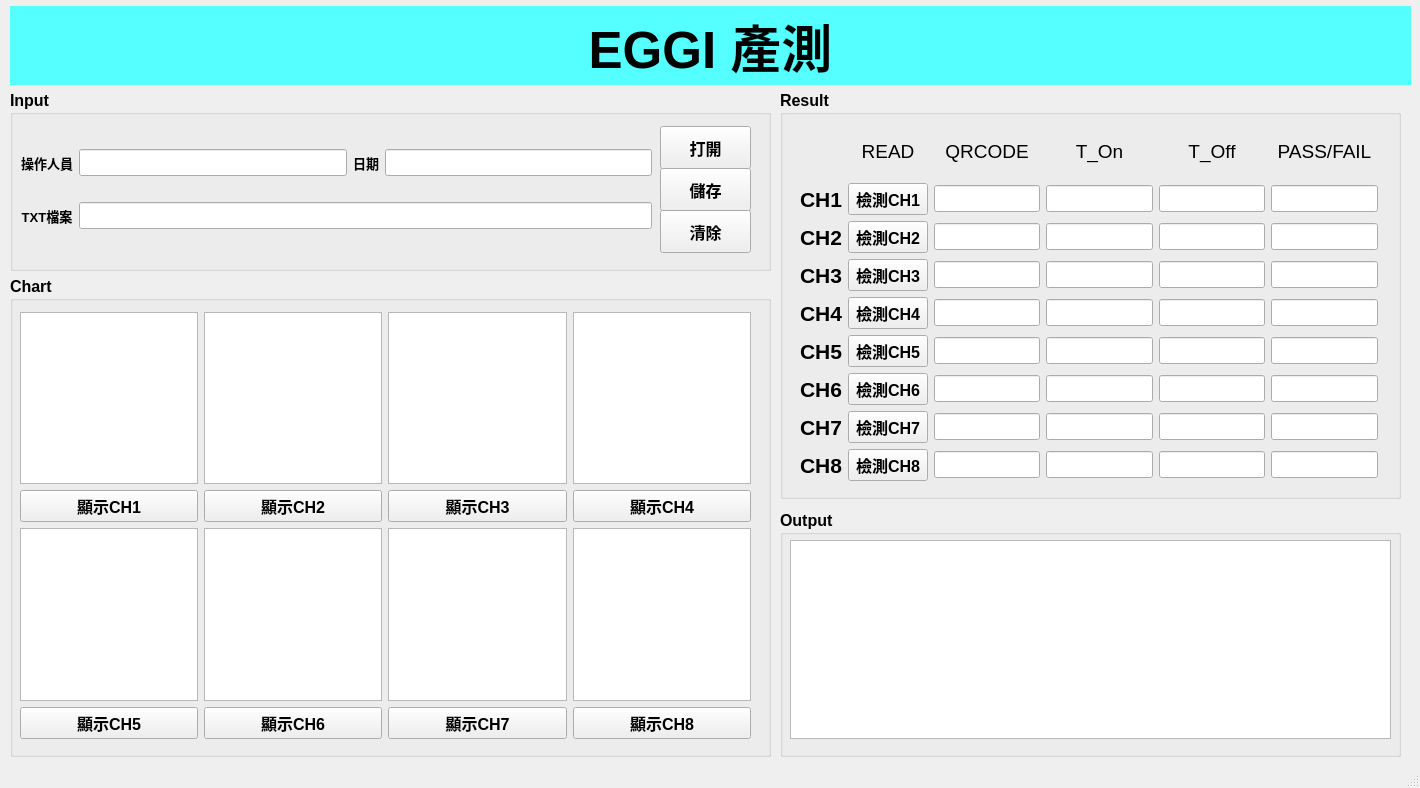
<?xml version="1.0" encoding="UTF-8"?>
<ui version="4.0">
 <class>MainWindow</class>
 <widget class="QMainWindow" name="MainWindow">
  <property name="geometry">
   <rect>
    <x>0</x>
    <y>0</y>
    <width>1420</width>
    <height>788</height>
   </rect>
  </property>
  <property name="windowTitle">
   <string>MainWindow</string>
  </property>
  <widget class="QWidget" name="centralwidget">
   <widget class="QGroupBox" name="Input_box">
    <property name="geometry">
     <rect>
      <x>10</x>
      <y>90</y>
      <width>761</width>
      <height>181</height>
     </rect>
    </property>
    <property name="font">
     <font>
      <pointsize>12</pointsize>
      <weight>75</weight>
      <italic>false</italic>
      <bold>true</bold>
      <underline>false</underline>
      <strikeout>false</strikeout>
      <kerning>true</kerning>
     </font>
    </property>
    <property name="styleSheet">
     <string notr="true"/>
    </property>
    <property name="title">
     <string>Input</string>
    </property>
    <widget class="QPushButton" name="btn_opentxt">
     <property name="geometry">
      <rect>
       <x>650</x>
       <y>36</y>
       <width>91</width>
       <height>43</height>
      </rect>
     </property>
     <property name="font">
      <font>
       <pointsize>12</pointsize>
       <weight>75</weight>
       <italic>false</italic>
       <bold>true</bold>
       <underline>false</underline>
       <strikeout>false</strikeout>
       <kerning>true</kerning>
      </font>
     </property>
     <property name="text">
      <string>打開</string>
     </property>
    </widget>
    <widget class="QPushButton" name="btn_save">
     <property name="geometry">
      <rect>
       <x>650</x>
       <y>78</y>
       <width>91</width>
       <height>43</height>
      </rect>
     </property>
     <property name="font">
      <font>
       <pointsize>12</pointsize>
       <weight>75</weight>
       <italic>false</italic>
       <bold>true</bold>
       <underline>false</underline>
       <strikeout>false</strikeout>
       <kerning>true</kerning>
      </font>
     </property>
     <property name="text">
      <string>儲存</string>
     </property>
    </widget>
    <widget class="QPushButton" name="btn_clean">
     <property name="geometry">
      <rect>
       <x>650</x>
       <y>120</y>
       <width>91</width>
       <height>43</height>
      </rect>
     </property>
     <property name="font">
      <font>
       <pointsize>12</pointsize>
       <weight>75</weight>
       <italic>false</italic>
       <bold>true</bold>
       <underline>false</underline>
       <strikeout>false</strikeout>
       <kerning>true</kerning>
      </font>
     </property>
     <property name="text">
      <string>清除</string>
     </property>
    </widget>
    <widget class="QWidget" name="layoutWidget">
     <property name="geometry">
      <rect>
       <x>11</x>
       <y>39</y>
       <width>631</width>
       <height>121</height>
      </rect>
     </property>
     <layout class="QGridLayout" name="gridLayout_2">
      <item row="0" column="0">
       <widget class="QLabel" name="label_name">
        <property name="font">
         <font>
          <pointsize>10</pointsize>
          <weight>75</weight>
          <italic>false</italic>
          <bold>true</bold>
          <underline>false</underline>
          <strikeout>false</strikeout>
          <kerning>true</kerning>
         </font>
        </property>
        <property name="text">
         <string>操作人員</string>
        </property>
        <property name="alignment">
         <set>Qt::AlignCenter</set>
        </property>
       </widget>
      </item>
      <item row="0" column="1">
       <widget class="QLineEdit" name="input_name"/>
      </item>
      <item row="0" column="2">
       <widget class="QLabel" name="label_datetime">
        <property name="font">
         <font>
          <pointsize>10</pointsize>
          <weight>75</weight>
          <italic>false</italic>
          <bold>true</bold>
          <underline>false</underline>
          <strikeout>false</strikeout>
          <kerning>true</kerning>
         </font>
        </property>
        <property name="text">
         <string>日期</string>
        </property>
        <property name="alignment">
         <set>Qt::AlignCenter</set>
        </property>
       </widget>
      </item>
      <item row="0" column="3">
       <widget class="QLineEdit" name="output_datetime"/>
      </item>
      <item row="1" column="0">
       <widget class="QLabel" name="label_txt_2">
        <property name="font">
         <font>
          <pointsize>10</pointsize>
          <weight>75</weight>
          <italic>false</italic>
          <bold>true</bold>
          <underline>false</underline>
          <strikeout>false</strikeout>
          <kerning>true</kerning>
         </font>
        </property>
        <property name="text">
         <string>TXT檔案</string>
        </property>
        <property name="alignment">
         <set>Qt::AlignCenter</set>
        </property>
       </widget>
      </item>
      <item row="1" column="1" colspan="3">
       <widget class="QLineEdit" name="input_file"/>
      </item>
     </layout>
    </widget>
   </widget>
   <widget class="QLabel" name="EGGI_Title">
    <property name="geometry">
     <rect>
      <x>10</x>
      <y>6</y>
      <width>1401</width>
      <height>79</height>
     </rect>
    </property>
    <property name="font">
     <font>
      <pointsize>38</pointsize>
      <weight>75</weight>
      <bold>true</bold>
      <underline>false</underline>
     </font>
    </property>
    <property name="cursor">
     <cursorShape>ArrowCursor</cursorShape>
    </property>
    <property name="styleSheet">
     <string notr="true">background-color: rgb(85, 255, 255);</string>
    </property>
    <property name="text">
     <string>EGGI 產測</string>
    </property>
    <property name="alignment">
     <set>Qt::AlignCenter</set>
    </property>
   </widget>
   <widget class="QGroupBox" name="Chart_box">
    <property name="geometry">
     <rect>
      <x>10</x>
      <y>276</y>
      <width>761</width>
      <height>481</height>
     </rect>
    </property>
    <property name="font">
     <font>
      <pointsize>12</pointsize>
      <weight>75</weight>
      <bold>true</bold>
     </font>
    </property>
    <property name="title">
     <string>Chart</string>
    </property>
    <widget class="QSplitter" name="splitter_2">
     <property name="geometry">
      <rect>
       <x>16</x>
       <y>156</y>
       <width>0</width>
       <height>0</height>
      </rect>
     </property>
     <property name="orientation">
      <enum>Qt::Vertical</enum>
     </property>
     <widget class="QWidget" name="widget_6" native="true">
      <property name="styleSheet">
       <string notr="true">background-color: rgb(255, 255, 255);</string>
      </property>
     </widget>
     <widget class="QWidget" name="widget_7" native="true">
      <property name="styleSheet">
       <string notr="true">background-color: rgb(255, 255, 255);</string>
      </property>
     </widget>
     <widget class="QWidget" name="widget_8" native="true">
      <property name="styleSheet">
       <string notr="true">background-color: rgb(255, 255, 255);</string>
      </property>
     </widget>
     <widget class="QWidget" name="widget_5" native="true">
      <property name="styleSheet">
       <string notr="true">background-color: rgb(255, 255, 255);</string>
      </property>
     </widget>
    </widget>
    <widget class="QWidget" name="layoutWidget_2">
     <property name="geometry">
      <rect>
       <x>10</x>
       <y>36</y>
       <width>731</width>
       <height>427</height>
      </rect>
     </property>
     <layout class="QGridLayout" name="gridLayout_3">
      <item row="3" column="1">
       <widget class="QPushButton" name="ch6_display">
        <property name="text">
         <string>顯示CH6</string>
        </property>
       </widget>
      </item>
      <item row="3" column="2">
       <widget class="QPushButton" name="ch7_display">
        <property name="text">
         <string>顯示CH7</string>
        </property>
       </widget>
      </item>
      <item row="3" column="3">
       <widget class="QPushButton" name="ch8_display">
        <property name="text">
         <string>顯示CH8</string>
        </property>
       </widget>
      </item>
      <item row="1" column="2">
       <widget class="QPushButton" name="ch3_display">
        <property name="text">
         <string>顯示CH3</string>
        </property>
       </widget>
      </item>
      <item row="0" column="2">
       <widget class="QGraphicsView" name="ch3_chart"/>
      </item>
      <item row="2" column="2">
       <widget class="QGraphicsView" name="ch7_chart"/>
      </item>
      <item row="2" column="3">
       <widget class="QGraphicsView" name="ch8_chart"/>
      </item>
      <item row="0" column="3">
       <widget class="QGraphicsView" name="ch4_chart"/>
      </item>
      <item row="1" column="0">
       <widget class="QPushButton" name="ch1_display">
        <property name="text">
         <string>顯示CH1</string>
        </property>
       </widget>
      </item>
      <item row="0" column="0">
       <widget class="QGraphicsView" name="ch1_chart"/>
      </item>
      <item row="2" column="1">
       <widget class="QGraphicsView" name="ch6_chart"/>
      </item>
      <item row="1" column="1">
       <widget class="QPushButton" name="ch2_display">
        <property name="text">
         <string>顯示CH2</string>
        </property>
       </widget>
      </item>
      <item row="2" column="0">
       <widget class="QGraphicsView" name="ch5_chart"/>
      </item>
      <item row="0" column="1">
       <widget class="QGraphicsView" name="ch2_char"/>
      </item>
      <item row="3" column="0">
       <widget class="QPushButton" name="ch5_display">
        <property name="text">
         <string>顯示CH5</string>
        </property>
       </widget>
      </item>
      <item row="1" column="3">
       <widget class="QPushButton" name="ch4_display">
        <property name="text">
         <string>顯示CH4</string>
        </property>
       </widget>
      </item>
     </layout>
    </widget>
   </widget>
   <widget class="QGroupBox" name="Result_box">
    <property name="geometry">
     <rect>
      <x>780</x>
      <y>90</y>
      <width>621</width>
      <height>409</height>
     </rect>
    </property>
    <property name="font">
     <font>
      <pointsize>12</pointsize>
      <weight>75</weight>
      <bold>true</bold>
     </font>
    </property>
    <property name="title">
     <string>Result</string>
    </property>
    <widget class="QWidget" name="layoutWidget">
     <property name="geometry">
      <rect>
       <x>20</x>
       <y>36</y>
       <width>578</width>
       <height>355</height>
      </rect>
     </property>
     <layout class="QGridLayout" name="gridLayout">
      <item row="0" column="4">
       <widget class="QLabel" name="label_T_Off">
        <property name="font">
         <font>
          <pointsize>14</pointsize>
          <weight>50</weight>
          <bold>false</bold>
         </font>
        </property>
        <property name="text">
         <string>T_Off</string>
        </property>
        <property name="alignment">
         <set>Qt::AlignCenter</set>
        </property>
       </widget>
      </item>
      <item row="5" column="0">
       <widget class="QLabel" name="label_ch5">
        <property name="font">
         <font>
          <pointsize>16</pointsize>
          <weight>75</weight>
          <bold>true</bold>
         </font>
        </property>
        <property name="text">
         <string>CH5</string>
        </property>
        <property name="alignment">
         <set>Qt::AlignCenter</set>
        </property>
       </widget>
      </item>
      <item row="2" column="4">
       <widget class="QLineEdit" name="ch2_T_Off">
        <property name="alignment">
         <set>Qt::AlignCenter</set>
        </property>
       </widget>
      </item>
      <item row="7" column="1">
       <widget class="QPushButton" name="ch7_qrcode">
        <property name="text">
         <string>檢測CH7</string>
        </property>
       </widget>
      </item>
      <item row="6" column="1">
       <widget class="QPushButton" name="ch6_qrcode">
        <property name="text">
         <string>檢測CH6</string>
        </property>
       </widget>
      </item>
      <item row="8" column="0">
       <widget class="QLabel" name="label_ch8">
        <property name="font">
         <font>
          <pointsize>16</pointsize>
          <weight>75</weight>
          <bold>true</bold>
         </font>
        </property>
        <property name="text">
         <string>CH8</string>
        </property>
        <property name="alignment">
         <set>Qt::AlignCenter</set>
        </property>
       </widget>
      </item>
      <item row="7" column="4">
       <widget class="QLineEdit" name="ch7_T_Off">
        <property name="alignment">
         <set>Qt::AlignCenter</set>
        </property>
       </widget>
      </item>
      <item row="3" column="0">
       <widget class="QLabel" name="label_ch3">
        <property name="font">
         <font>
          <pointsize>16</pointsize>
          <weight>75</weight>
          <bold>true</bold>
         </font>
        </property>
        <property name="text">
         <string>CH3</string>
        </property>
        <property name="alignment">
         <set>Qt::AlignCenter</set>
        </property>
       </widget>
      </item>
      <item row="3" column="5">
       <widget class="QLineEdit" name="ch3_PF">
        <property name="alignment">
         <set>Qt::AlignCenter</set>
        </property>
       </widget>
      </item>
      <item row="2" column="1">
       <widget class="QPushButton" name="ch2_qrcode">
        <property name="text">
         <string>檢測CH2</string>
        </property>
       </widget>
      </item>
      <item row="5" column="5">
       <widget class="QLineEdit" name="ch5_PF">
        <property name="alignment">
         <set>Qt::AlignCenter</set>
        </property>
       </widget>
      </item>
      <item row="1" column="4">
       <widget class="QLineEdit" name="ch1_T_Off">
        <property name="alignment">
         <set>Qt::AlignCenter</set>
        </property>
       </widget>
      </item>
      <item row="0" column="1">
       <widget class="QLabel" name="label_qrcode_2">
        <property name="font">
         <font>
          <pointsize>14</pointsize>
          <weight>50</weight>
          <bold>false</bold>
         </font>
        </property>
        <property name="text">
         <string>READ</string>
        </property>
        <property name="alignment">
         <set>Qt::AlignCenter</set>
        </property>
       </widget>
      </item>
      <item row="8" column="5">
       <widget class="QLineEdit" name="ch8_PF">
        <property name="alignment">
         <set>Qt::AlignCenter</set>
        </property>
       </widget>
      </item>
      <item row="3" column="3">
       <widget class="QLineEdit" name="ch3_T_On">
        <property name="alignment">
         <set>Qt::AlignCenter</set>
        </property>
       </widget>
      </item>
      <item row="4" column="5">
       <widget class="QLineEdit" name="ch4_PF">
        <property name="alignment">
         <set>Qt::AlignCenter</set>
        </property>
       </widget>
      </item>
      <item row="4" column="0">
       <widget class="QLabel" name="label_ch4">
        <property name="font">
         <font>
          <pointsize>16</pointsize>
          <weight>75</weight>
          <bold>true</bold>
         </font>
        </property>
        <property name="text">
         <string>CH4</string>
        </property>
        <property name="alignment">
         <set>Qt::AlignCenter</set>
        </property>
       </widget>
      </item>
      <item row="1" column="0">
       <widget class="QLabel" name="label_ch1">
        <property name="font">
         <font>
          <pointsize>16</pointsize>
          <weight>75</weight>
          <bold>true</bold>
         </font>
        </property>
        <property name="text">
         <string>CH1</string>
        </property>
        <property name="alignment">
         <set>Qt::AlignCenter</set>
        </property>
       </widget>
      </item>
      <item row="1" column="5">
       <widget class="QLineEdit" name="ch1_PF">
        <property name="alignment">
         <set>Qt::AlignCenter</set>
        </property>
       </widget>
      </item>
      <item row="3" column="1">
       <widget class="QPushButton" name="ch3_qrcode">
        <property name="text">
         <string>檢測CH3</string>
        </property>
       </widget>
      </item>
      <item row="2" column="0">
       <widget class="QLabel" name="label_ch2">
        <property name="font">
         <font>
          <pointsize>16</pointsize>
          <weight>75</weight>
          <bold>true</bold>
         </font>
        </property>
        <property name="text">
         <string>CH2</string>
        </property>
        <property name="alignment">
         <set>Qt::AlignCenter</set>
        </property>
       </widget>
      </item>
      <item row="8" column="4">
       <widget class="QLineEdit" name="ch8_T_Off">
        <property name="alignment">
         <set>Qt::AlignCenter</set>
        </property>
       </widget>
      </item>
      <item row="7" column="3">
       <widget class="QLineEdit" name="ch7_T_On">
        <property name="alignment">
         <set>Qt::AlignCenter</set>
        </property>
       </widget>
      </item>
      <item row="5" column="1">
       <widget class="QPushButton" name="ch5_qrcode">
        <property name="text">
         <string>檢測CH5</string>
        </property>
       </widget>
      </item>
      <item row="4" column="1">
       <widget class="QPushButton" name="ch4_qrcode">
        <property name="text">
         <string>檢測CH4</string>
        </property>
       </widget>
      </item>
      <item row="4" column="4">
       <widget class="QLineEdit" name="ch4_T_Off">
        <property name="alignment">
         <set>Qt::AlignCenter</set>
        </property>
       </widget>
      </item>
      <item row="2" column="5">
       <widget class="QLineEdit" name="ch2_PF">
        <property name="alignment">
         <set>Qt::AlignCenter</set>
        </property>
       </widget>
      </item>
      <item row="1" column="1">
       <widget class="QPushButton" name="ch1_qrcode">
        <property name="text">
         <string>檢測CH1</string>
        </property>
       </widget>
      </item>
      <item row="3" column="4">
       <widget class="QLineEdit" name="ch3_T_Off">
        <property name="alignment">
         <set>Qt::AlignCenter</set>
        </property>
       </widget>
      </item>
      <item row="6" column="4">
       <widget class="QLineEdit" name="ch6_T_Off">
        <property name="alignment">
         <set>Qt::AlignCenter</set>
        </property>
       </widget>
      </item>
      <item row="6" column="5">
       <widget class="QLineEdit" name="ch6_PF">
        <property name="alignment">
         <set>Qt::AlignCenter</set>
        </property>
       </widget>
      </item>
      <item row="5" column="4">
       <widget class="QLineEdit" name="ch5_T_Off">
        <property name="alignment">
         <set>Qt::AlignCenter</set>
        </property>
       </widget>
      </item>
      <item row="0" column="2">
       <widget class="QLabel" name="label_qrcode">
        <property name="font">
         <font>
          <pointsize>14</pointsize>
          <weight>50</weight>
          <bold>false</bold>
         </font>
        </property>
        <property name="text">
         <string>QRCODE</string>
        </property>
        <property name="alignment">
         <set>Qt::AlignCenter</set>
        </property>
       </widget>
      </item>
      <item row="1" column="2">
       <widget class="QLineEdit" name="ch1_qrcodelable">
        <property name="alignment">
         <set>Qt::AlignCenter</set>
        </property>
       </widget>
      </item>
      <item row="7" column="0">
       <widget class="QLabel" name="label_ch7">
        <property name="font">
         <font>
          <pointsize>16</pointsize>
          <weight>75</weight>
          <bold>true</bold>
         </font>
        </property>
        <property name="text">
         <string>CH7</string>
        </property>
        <property name="alignment">
         <set>Qt::AlignCenter</set>
        </property>
       </widget>
      </item>
      <item row="6" column="0">
       <widget class="QLabel" name="label_ch6">
        <property name="font">
         <font>
          <pointsize>16</pointsize>
          <weight>75</weight>
          <bold>true</bold>
         </font>
        </property>
        <property name="text">
         <string>CH6</string>
        </property>
        <property name="alignment">
         <set>Qt::AlignCenter</set>
        </property>
       </widget>
      </item>
      <item row="4" column="3">
       <widget class="QLineEdit" name="ch4_T_On">
        <property name="alignment">
         <set>Qt::AlignCenter</set>
        </property>
       </widget>
      </item>
      <item row="0" column="3">
       <widget class="QLabel" name="label_T_On">
        <property name="font">
         <font>
          <pointsize>14</pointsize>
          <weight>50</weight>
          <bold>false</bold>
         </font>
        </property>
        <property name="text">
         <string>T_On</string>
        </property>
        <property name="alignment">
         <set>Qt::AlignCenter</set>
        </property>
       </widget>
      </item>
      <item row="7" column="5">
       <widget class="QLineEdit" name="ch7_PF">
        <property name="alignment">
         <set>Qt::AlignCenter</set>
        </property>
       </widget>
      </item>
      <item row="5" column="3">
       <widget class="QLineEdit" name="ch5_T_On">
        <property name="alignment">
         <set>Qt::AlignCenter</set>
        </property>
       </widget>
      </item>
      <item row="6" column="3">
       <widget class="QLineEdit" name="ch6_T_On">
        <property name="alignment">
         <set>Qt::AlignCenter</set>
        </property>
       </widget>
      </item>
      <item row="8" column="1">
       <widget class="QPushButton" name="ch8_qrcode">
        <property name="text">
         <string>檢測CH8</string>
        </property>
       </widget>
      </item>
      <item row="0" column="5">
       <widget class="QLabel" name="label_T_On_14">
        <property name="font">
         <font>
          <pointsize>14</pointsize>
          <weight>50</weight>
          <bold>false</bold>
         </font>
        </property>
        <property name="text">
         <string>PASS/FAIL</string>
        </property>
        <property name="alignment">
         <set>Qt::AlignCenter</set>
        </property>
       </widget>
      </item>
      <item row="1" column="3">
       <widget class="QLineEdit" name="ch1_T_On">
        <property name="alignment">
         <set>Qt::AlignCenter</set>
        </property>
       </widget>
      </item>
      <item row="2" column="3">
       <widget class="QLineEdit" name="ch2_T_On">
        <property name="alignment">
         <set>Qt::AlignCenter</set>
        </property>
       </widget>
      </item>
      <item row="8" column="3">
       <widget class="QLineEdit" name="ch8_T_On">
        <property name="alignment">
         <set>Qt::AlignCenter</set>
        </property>
       </widget>
      </item>
      <item row="2" column="2">
       <widget class="QLineEdit" name="ch2_qrcodelable">
        <property name="alignment">
         <set>Qt::AlignCenter</set>
        </property>
       </widget>
      </item>
      <item row="3" column="2">
       <widget class="QLineEdit" name="ch3_qrcodelable">
        <property name="alignment">
         <set>Qt::AlignCenter</set>
        </property>
       </widget>
      </item>
      <item row="4" column="2">
       <widget class="QLineEdit" name="ch4_qrcodelable">
        <property name="alignment">
         <set>Qt::AlignCenter</set>
        </property>
       </widget>
      </item>
      <item row="5" column="2">
       <widget class="QLineEdit" name="ch5_qrcodelable">
        <property name="alignment">
         <set>Qt::AlignCenter</set>
        </property>
       </widget>
      </item>
      <item row="6" column="2">
       <widget class="QLineEdit" name="ch6_qrcodelable">
        <property name="alignment">
         <set>Qt::AlignCenter</set>
        </property>
       </widget>
      </item>
      <item row="7" column="2">
       <widget class="QLineEdit" name="ch7_qrcodelable">
        <property name="alignment">
         <set>Qt::AlignCenter</set>
        </property>
       </widget>
      </item>
      <item row="8" column="2">
       <widget class="QLineEdit" name="ch8_qrcodelable">
        <property name="alignment">
         <set>Qt::AlignCenter</set>
        </property>
       </widget>
      </item>
     </layout>
    </widget>
   </widget>
   <widget class="QGroupBox" name="groupBox">
    <property name="geometry">
     <rect>
      <x>780</x>
      <y>510</y>
      <width>621</width>
      <height>247</height>
     </rect>
    </property>
    <property name="font">
     <font>
      <pointsize>12</pointsize>
      <weight>75</weight>
      <bold>true</bold>
     </font>
    </property>
    <property name="title">
     <string>Output</string>
    </property>
    <widget class="QTextBrowser" name="textBrowser">
     <property name="geometry">
      <rect>
       <x>10</x>
       <y>30</y>
       <width>601</width>
       <height>199</height>
      </rect>
     </property>
     <property name="html">
      <string>&lt;!DOCTYPE HTML PUBLIC &quot;-//W3C//DTD HTML 4.0//EN&quot; &quot;http://www.w3.org/TR/REC-html40/strict.dtd&quot;&gt;
&lt;html&gt;&lt;head&gt;&lt;meta name=&quot;qrichtext&quot; content=&quot;1&quot; /&gt;&lt;style type=&quot;text/css&quot;&gt;
p, li { white-space: pre-wrap; }
&lt;/style&gt;&lt;/head&gt;&lt;body style=&quot; font-family:'MS Shell Dlg 2'; font-size:12pt; font-weight:600; font-style:normal;&quot;&gt;
&lt;p style=&quot;-qt-paragraph-type:empty; margin-top:0px; margin-bottom:0px; margin-left:0px; margin-right:0px; -qt-block-indent:0; text-indent:0px;&quot;&gt;&lt;br /&gt;&lt;/p&gt;&lt;/body&gt;&lt;/html&gt;</string>
     </property>
    </widget>
   </widget>
  </widget>
  <widget class="QStatusBar" name="statusbar"/>
 </widget>
 <resources/>
 <connections>
  <connection>
   <sender>btn_opentxt</sender>
   <signal>clicked()</signal>
   <receiver>btn_opentxt</receiver>
   <slot>click()</slot>
   <hints>
    <hint type="sourcelabel">
     <x>643</x>
     <y>155</y>
    </hint>
    <hint type="destinationlabel">
     <x>643</x>
     <y>158</y>
    </hint>
   </hints>
  </connection>
 </connections>
</ui>
